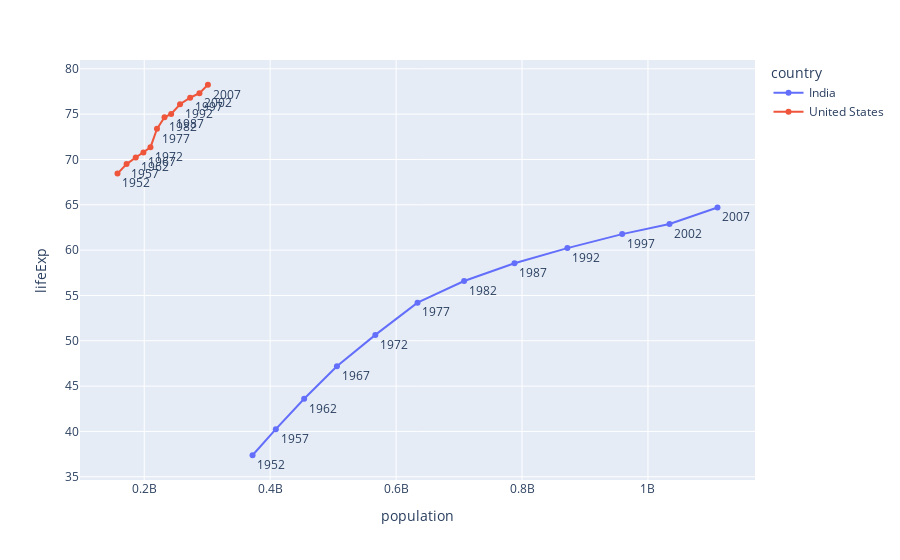

Here is the notebook cell this chart was saved with:
### Markdown cell above
One should improve the chart below by providing better labels and titles

### Code cell
fig = px.line(tmp, x="population", y="lifeExp", color="country", text="year")

fig.update_traces(textposition="bottom right")
fig.show()

### Figure 1 — Plotly figure (JSON) as saved in the notebook; plotly's stock layout.template omitted (floating-point values rounded to 4 significant figures)
{"data": [{"hovertemplate": "country=India<br>population=%{x}<br>lifeExp=%{y}<br>year=%{text}<extra></extra>", "legendgroup": "India", "line": {"color": "#636efa", "dash": "solid"}, "marker": {"symbol": "circle"}, "mode": "markers+lines+text", "name": "India", "orientation": "v", "showlegend": true, "text": [1952, 1957, 1962, 1967, 1972, 1977, 1982, 1987, 1992, 1997, 2002, 2007], "textposition": "bottom right", "type": "scatter", "x": [372000000, 409000000, 454000000, 506000000, 567000000, 634000000, 708000000, 788000000, 872000000, 959000000, 1034172547, 1110396331], "xaxis": "x", "y": [37.37, 40.25, 43.6, 47.19, 50.65, 54.21, 56.6, 58.55, 60.22, 61.77, 62.88, 64.7], "yaxis": "y"}, {"hovertemplate": "country=United States<br>population=%{x}<br>lifeExp=%{y}<br>year=%{text}<extra></extra>", "legendgroup": "United States", "line": {"color": "#EF553B", "dash": "solid"}, "marker": {"symbol": "circle"}, "mode": "markers+lines+text", "name": "United States", "orientation": "v", "showlegend": true, "text": [1952, 1957, 1962, 1967, 1972, 1977, 1982, 1987, 1992, 1997, 2002, 2007], "textposition": "bottom right", "type": "scatter", "x": [157553000, 171984000, 186538000, 198712000, 209896000, 220239000, 232187835, 242803533, 256894189, 272911760, 287675526, 301139947], "xaxis": "x", "y": [68.44, 69.49, 70.21, 70.76, 71.34, 73.38, 74.65, 75.02, 76.09, 76.81, 77.31, 78.24], "yaxis": "y"}], "layout": {"legend": {"title": {"text": "country"}, "tracegroupgap": 0}, "margin": {"t": 60}, "xaxis": {"anchor": "y", "domain": [0, 1], "title": {"text": "population"}}, "yaxis": {"anchor": "x", "domain": [0, 1], "title": {"text": "lifeExp"}}}}
